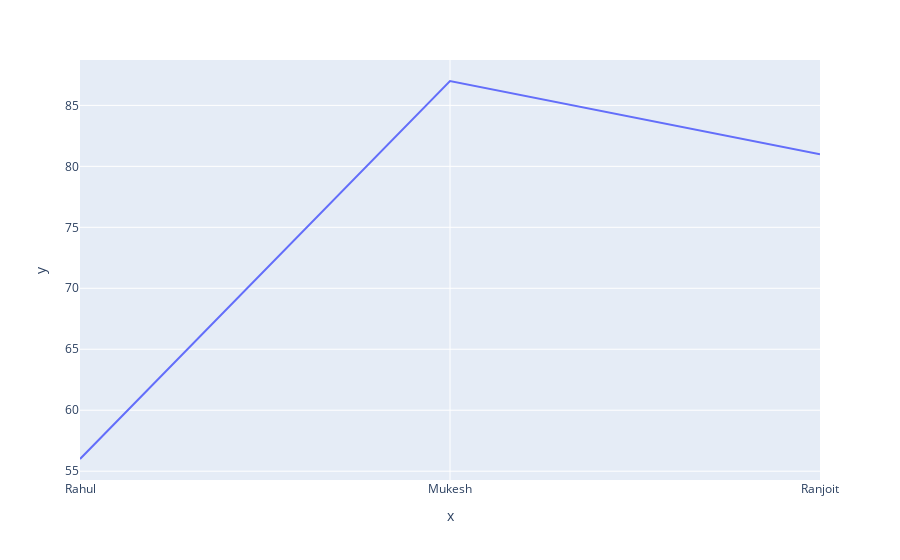

Notebook cell for this chart:
### Code cell
px.line(x=['Rahul', 'Mukesh', 'Ranjoit'], y=[56, 87, 81])

### Figure 1 — Plotly figure (JSON) as saved in the notebook; plotly's stock layout.template omitted (floating-point values rounded to 4 significant figures)
{"data": [{"hovertemplate": "x=%{x}<br>y=%{y}<extra></extra>", "legendgroup": "", "line": {"color": "#636efa", "dash": "solid"}, "marker": {"symbol": "circle"}, "mode": "lines", "name": "", "orientation": "v", "showlegend": false, "type": "scatter", "x": ["Rahul", "Mukesh", "Ranjoit"], "xaxis": "x", "y": [56, 87, 81], "yaxis": "y"}], "layout": {"autosize": true, "legend": {"tracegroupgap": 0}, "margin": {"t": 60}, "xaxis": {"anchor": "y", "autorange": true, "domain": [0, 1], "range": [0, 2], "title": {"text": "x"}, "type": "category"}, "yaxis": {"anchor": "x", "autorange": true, "domain": [0, 1], "range": [54.28, 88.72], "title": {"text": "y"}, "type": "linear"}}}
